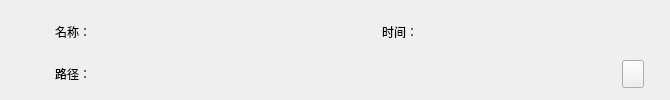
<?xml version="1.0" encoding="UTF-8"?>
<ui version="4.0">
 <class>LoadDataWgt</class>
 <widget class="QWidget" name="LoadDataWgt">
  <property name="geometry">
   <rect>
    <x>0</x>
    <y>0</y>
    <width>670</width>
    <height>100</height>
   </rect>
  </property>
  <property name="minimumSize">
   <size>
    <width>670</width>
    <height>100</height>
   </size>
  </property>
  <property name="maximumSize">
   <size>
    <width>670</width>
    <height>100</height>
   </size>
  </property>
  <property name="windowTitle">
   <string>Form</string>
  </property>
  <layout class="QGridLayout" name="gridLayout">
   <item row="0" column="0">
    <layout class="QHBoxLayout" name="horizontalLayout_2">
     <item>
      <widget class="QLabel" name="m_pLabName">
       <property name="minimumSize">
        <size>
         <width>80</width>
         <height>30</height>
        </size>
       </property>
       <property name="maximumSize">
        <size>
         <width>80</width>
         <height>30</height>
        </size>
       </property>
       <property name="text">
        <string>名称：</string>
       </property>
       <property name="alignment">
        <set>Qt::AlignRight|Qt::AlignTrailing|Qt::AlignVCenter</set>
       </property>
      </widget>
     </item>
     <item>
      <widget class="QLabel" name="m_pLabNameText">
       <property name="text">
        <string/>
       </property>
      </widget>
     </item>
    </layout>
   </item>
   <item row="0" column="1">
    <layout class="QHBoxLayout" name="horizontalLayout_3">
     <item>
      <widget class="QLabel" name="m_pLabTime">
       <property name="minimumSize">
        <size>
         <width>80</width>
         <height>30</height>
        </size>
       </property>
       <property name="maximumSize">
        <size>
         <width>80</width>
         <height>30</height>
        </size>
       </property>
       <property name="text">
        <string>时间：</string>
       </property>
       <property name="alignment">
        <set>Qt::AlignRight|Qt::AlignTrailing|Qt::AlignVCenter</set>
       </property>
      </widget>
     </item>
     <item>
      <widget class="QLabel" name="m_pLabTimeText">
       <property name="text">
        <string/>
       </property>
      </widget>
     </item>
    </layout>
   </item>
   <item row="1" column="0" colspan="2">
    <layout class="QHBoxLayout" name="horizontalLayout">
     <property name="rightMargin">
      <number>15</number>
     </property>
     <item>
      <widget class="QLabel" name="m_pLabPath">
       <property name="minimumSize">
        <size>
         <width>80</width>
         <height>30</height>
        </size>
       </property>
       <property name="maximumSize">
        <size>
         <width>80</width>
         <height>30</height>
        </size>
       </property>
       <property name="text">
        <string>路径：</string>
       </property>
       <property name="alignment">
        <set>Qt::AlignRight|Qt::AlignTrailing|Qt::AlignVCenter</set>
       </property>
      </widget>
     </item>
     <item>
      <widget class="QLabel" name="m_pLabPathText">
       <property name="text">
        <string/>
       </property>
      </widget>
     </item>
     <item>
      <widget class="QPushButton" name="m_pBtnDelete">
       <property name="minimumSize">
        <size>
         <width>22</width>
         <height>28</height>
        </size>
       </property>
       <property name="maximumSize">
        <size>
         <width>22</width>
         <height>28</height>
        </size>
       </property>
       <property name="text">
        <string/>
       </property>
      </widget>
     </item>
    </layout>
   </item>
  </layout>
 </widget>
 <resources/>
 <connections/>
</ui>
